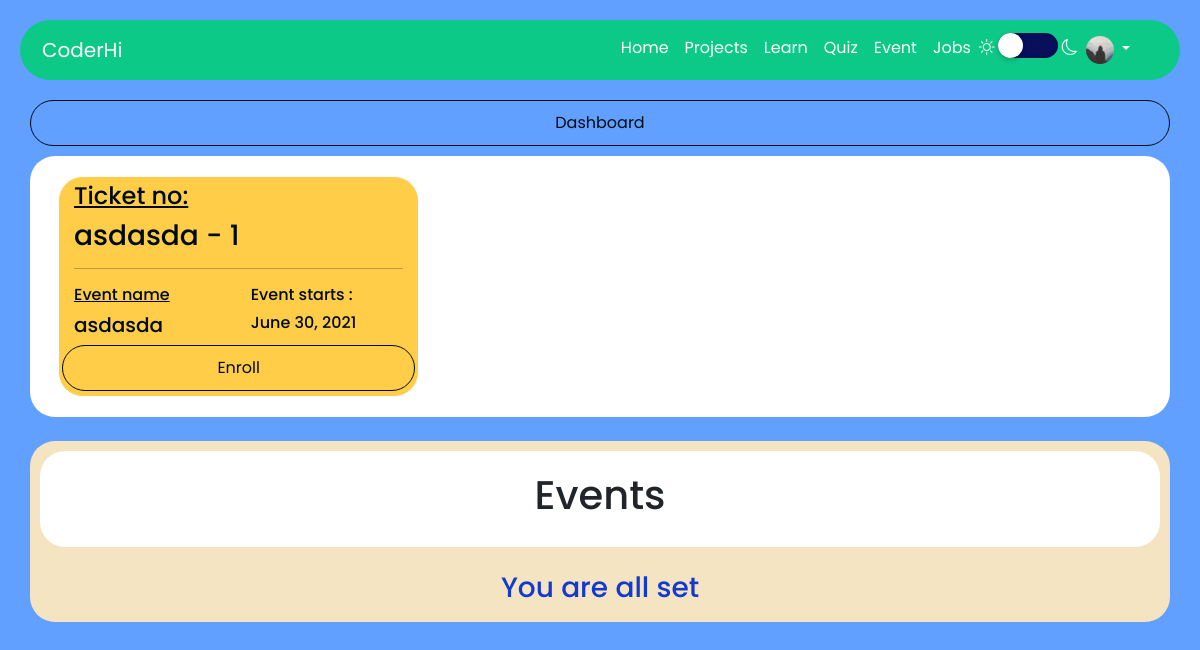
/event/ (signed in), run on the app's committed database.
### users/models.py (models this page shows, shortened)
class Profile(models.Model):
    user = models.OneToOneField(User, on_delete=models.CASCADE)
    image = models.ImageField(default='default.jpg',upload_to='profile_pics')
    languages_prefer = models.ManyToManyField(language_category,blank=True,default=None)
    rating = models.IntegerField(default=0)

### event/models.py (models this page shows, shortened)
class eventMaytoMany(models.Model):
    event_enroll_id = models.CharField(max_length=100)
    eventId = models.ForeignKey(event,related_name='eventmany',on_delete=models.CASCADE)
    userId = models.ForeignKey(User,on_delete=models.CASCADE)

class event(models.Model):
    created_by = models.ForeignKey(User,on_delete=models.CASCADE)
    title = models.CharField(max_length=100)
    description = models.TextField()
    picture = models.ImageField(upload_to='event/pic/')
    cost = models.IntegerField()
    last_day_of_registration = models.DateField(default=timezone.now)
    attend_link = models.CharField(max_length=500)
    userEnrolled = models.ManyToManyField(User,related_name="enrolled_user", blank=True, default=None)
    def __str__(self):
        return self.title

### event/views.py (the view)
# urls.py: path('',eventListView.as_view(),name='event-list'),
class eventListView(ListView):
    model = event
    template_name = 'event-list.html'
    def get_context_data(self, **kwargs):
        context = super().get_context_data(**kwargs)
        event_enrolled = []
        event_not_enrolled = []
        eventmany = eventMaytoMany.objects.filter(userId=self.request.user)
        events = event.objects.filter(Q(last_day_of_registration__gte=datetime.date.today()))
        for i in events:
            check = 0
            for j in eventmany:
                if i == j.eventId:
                    check = 1
                    event_enrolled.append(j)
                    break
            if check == 0:
                event_not_enrolled.append(i)
        context['enrolled_event'] = event_enrolled
        context['events'] = event_not_enrolled
        context['create'] = event.objects.filter(created_by=self.request.user).exists()
        return context

### event/templates/event-list.html (shortened to what this page needs)
{% extends 'base.html' %}
{% block content %}
<div class="row">
    {% if create %}
    <a class="event-button" href="{% url 'event-dashboard' %}">Dashboard</a>
    {% else %}
    <a class="event-button" href="{% url 'event-dashboard' %}">Wanna Host Event ?</a>
    {%endif%}
  </div>
<div class="row">
  {% if enrolled_event %}
  <div class="blog-sec">
    <div class="row">
      {% for event in enrolled_event %}
        <div class="col-md-4 enrolledEve">
          <h4><u>Ticket no:</u></h4>
          <h3>
            {{event.event_enroll_id}}
          </h3>
          <hr>
          <div class="row">
            <div class="col-md-6">
              <h6><u>Event name</u></h6>
              <h5>{{event.eventId}}</h5>
            </div>
            <div class="col-md-6">
              <h6>Event starts :</h6>
              <h6>{{event.eventId.last_day_of_registration}}</h6>
            </div>
          </div>
          <div class="row">
            <a class="event-button" href="{{event.eventId.attend_link}}">Enroll</a>
          </div>
        </div>
      {% endfor %}
    </div>
  </div>
  {% endif %}
</div>
<br>
<div class="row">
  <div class="col-12 col-md-12 container-style">
      <div class="blog-sec">
        <h1 class="text-center">Events</h1>
      </div>
      {% if events %}
      <div class="col-12">
        <div class="container">
          <div class="row align-items-start">
            {% for event in events %}
                <div class="col-12 col-md-4">
                  <div class="blog-sec">
                      <div class="row">
                      <div class="col-12 ">
                          <div class="row">
                              <div class="col-10">
                                  <h3>{{ event.title }}</h3>
                              </div>
                              <div class="col-2">
                                  {% if event.created_by == user %}
                                  <div class="dropdown">
                                      <button class="btn " type="button" id="dropdownMenuButton1" data-bs-toggle="dropdown" aria-expanded="false">
                                          <i class="fas fa-ellipsis-v"></i>
                                      </button>
                                      <ul class="dropdown-menu" aria-labelledby="dropdownMenuButton1">
                                          <a class="dropdown-item" href="{% url 'event-update' event.id %}">Edit</a>
                                          <a class="dropdown-item" href="{% url 'event-delete' event.id %}">Delete</a>
                                      </ul>
                                  </div>
                                  {% endif %}
                              </div>
                          </div>
                      </div>
                      </div>
                      <hr>
                      <div class="row">
                        <img class="event-pic" src="{{ event.picture.url }}">
                        <p class="blog-text">
                          {{ event.description}}
                        </p>
                        <h6>Last Date of Registeration:- {{ event.last_day_of_registration }}</h6>
                        <h6>Cost- ${{ event.cost }}</h6>
                      </div>
                      <div class="event-button-sec">
                        {{ event.enrolled_user.all.count }}
                        <a class="event-button" href="{% url 'event-enroll' event.id%}">Enroll</a>
                      </div>
                  </div>
                </div>
            {% endfor %}
          </div>
        </div>
      </div>
      {% else %}
      <br>
      <h3 style="color: #123ad1;" class="text-center">You are all set</h3>
      {% endif %}
    </div>
  </div>
{% endblock content %}

### mainpage/templates/base.html (shortened to what this page needs)
{% load static %}
<!DOCTYPE html>
<html lang="en">
<head>
<link rel="stylesheet" type="text/css" href="//cdn.jsdelivr.net/npm/slick-carousel@1.8.1/slick/slick.css"/>
<link rel="stylesheet" type="text/css" href="//cdn.jsdelivr.net/npm/slick-carousel@1.8.1/slick/slick-theme.css"/>
<link rel="stylesheet" href="https://cdnjs.cloudflare.com/ajax/libs/font-awesome/5.10.2/css/all.min.css">
<link rel="stylesheet" href="https://cdnjs.cloudflare.com/ajax/libs/font-awesome/5.10.2/css/font-awesome.min.css">
<link href="https://cdn.jsdelivr.net/npm/bootstrap@5.0.0-beta2/dist/css/bootstrap.min.css" rel="stylesheet">
<link id="theme" rel="stylesheet" href="{% static 'css/girls-theme.css' %}">
<link rel="stylesheet" href="{% static 'css/index.css' %}">
<link rel="stylesheet" href="https://cdn.jsdelivr.net/npm/bootstrap-icons@1.4.0/font/bootstrap-icons.css">
<link rel="stylesheet" href="https://cdnjs.cloudflare.com/ajax/libs/toastr.js/latest/toastr.css" />
</head>
<body>
  <nav class="navbar navbar-expand-lg navbar-light bg-light">
    <div class="container">
      <a class="navbar-brand" href="{% url 'blog-list' %}">CoderHi</a>
      <div class="collapse navbar-collapse" id="navbarSupportedContent">
        <ul class="navbar-nav ms-auto">
          <li class="nav-item">
            <a class="nav-link active" aria-current="page" href="{% url 'blog-list' %}">Home</a>
          </li>
          <li class="nav-item">
            <a class="nav-link" href="{% url 'project-list' %}">Projects</a>
          </li>
          {% if not request.user.groups.all %}
          <li class="nav-item">
            <a class="nav-link" href="{% url 'main-course-list' %}">Learn</a>
          </li>
          <li class="nav-item">
            <a class="nav-link" href="{% url 'courses' %}">Quiz</a>
          </li>
          {% endif %}
          <li class="nav-item">
            <a class="nav-link" href="{% url 'event-list' %}">Event</a>
          </li>
          <li class="nav-item">
            <a class="nav-link" href="{% url 'job-list' %}">Jobs</a>
          </li>
          <li class="nav-item">
            <div class="theme-toggler">
              <i class="bi bi-brightness-high"></i> <input type="checkbox" class="theme-change" onclick="MaintoggleTheme()"> <i class="bi bi-moon"></i>
            </div>
          </li>
          <li class="nav-item dropdown" style="margin-right: 20px;">
            <a class="nav-link dropdown-toggle" href="#" id="navbarDropdown" role="button" data-bs-toggle="dropdown" aria-expanded="false">
              <img src="{{ user.profile.image.url}}" class="rounded-circle profile-img">
            </a>
          </li>
        </ul>
      </div>
    </div>
  </nav>
    <div class="container main">
        {% block content %}
        {% endblock content %}
    </div>
</body>
</html>

### mainpage/static/css/girls-theme.css (style rules this page uses)
body { background-color: #61a0ff !important; }
.navbar { background-color: #0dc987 !important; }
.container-style { background-color: #F4E4C1 !important; }

### mainpage/static/css/index.css (style rules this page uses)
* { margin: 0px; box-sizing: border-box; scroll-behavior: smooth; }
body { height: 100%; font-family: 'Poppins', sans-serif !important; }
.navbar { border-radius: 50px !important; margin: 20px; }
.nav-link, .navbar-brand { color: #fff !important; text-decoration: none; }
.theme-toggler { top: 30px; color: #fff; font-weight: 700; font-size: 1em; z-index: 100; cursor: pointer; }
.theme-change { position: relative; top: 5px; width: 60px; height: 25px; -webkit-appearance: none; background-color: #080f5b; outline: none; border-radius: 50px; transition: 0.5s; box-shadow: inset 0 0 5px rgba(0, 0, 0, .2); }
.theme-change:before { content: ''; position: absolute; width: 25px; height: 25px; border-radius: 50%; top: 0; left: 0; background-color: #fff; transition: .5s; box-shadow: 0 2px 5px rgba(0, 0, 0, .2); }
.profile-img { height: 28px; width: 28px; }
.main { width: 100% !important; }
.container-style { border-radius: 25px !important; padding: 0 10px; padding-bottom: 10px; }
.blog-sec { margin-top: 10px; border-radius: 25px !important; background-color: #fff !important; padding: 20px 40px; }
.enrolledEve { border: solid 1px #f8fafc; border-radius: 25px; padding: 5px 15px; background-color: #ffcd47; color: #000a12; }
.event-button { text-decoration: none; border-radius: 50px; border: solid 0.1px #000a12; color: #000a12; padding: 10px; width: 100%; display: block; text-align: center; }

### data on the page
eventMaytoMany: event_enroll_id "asdasda - 1", eventId "asdasda", eventId.last_day_of_registration "June 30, 2021"
